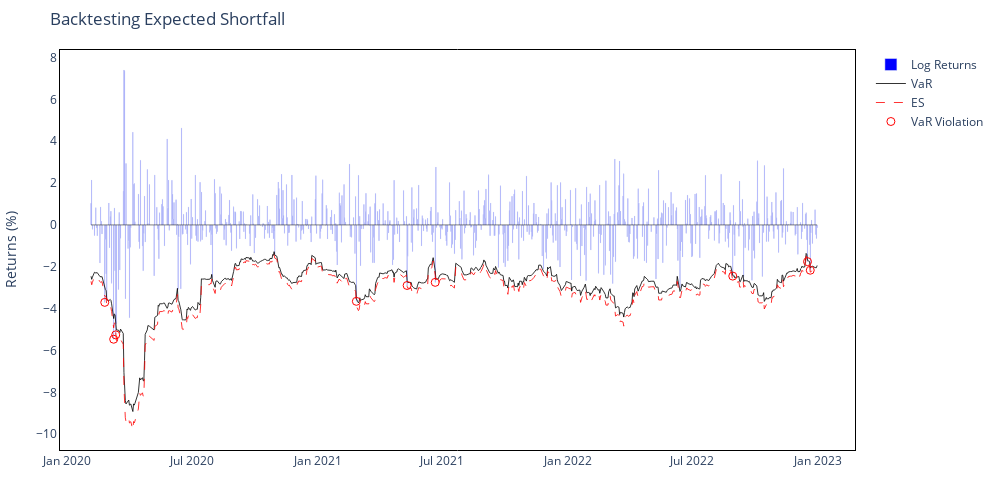
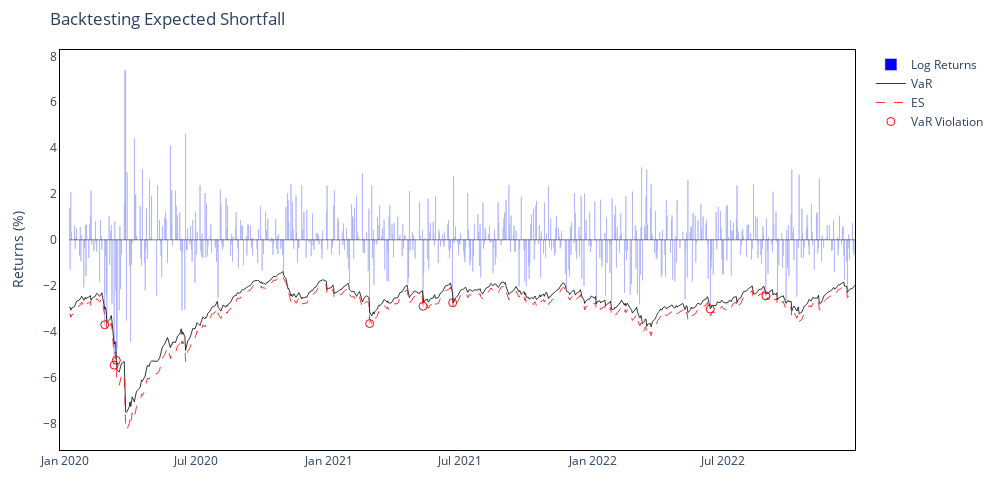

Notebook code for these charts, in order:
### Code cell
# Plot MA model results
fig_ma_es = IP.interactive_plot_es(result_ma)
fig_ma_es.show()

# Plot RiskMetrics model results
fig_rm_es = IP.interactive_plot_es(result_rm)
fig_rm_es.show()

### Figure 1 — Plotly figure (JSON) as saved in the notebook; plotly's stock layout.template omitted (floating-point values rounded to 4 significant figures; data arrays with more than 128 entries replaced by an {"elided": "..."} marker saying what was removed)
{"data": [{"hovertemplate": "Date: %{x}<br>Return: %{y:.2f}%", "marker": {"color": "blue"}, "name": "Log Returns", "opacity": 1, "type": "bar", "x": {"elided": "674 str values"}, "y": {"elided": "674 float values"}}, {"customdata": {"elided": "674 float values"}, "hovertemplate": "Date: %{x}<br>VaR: %{customdata:.2f}%", "line": {"color": "black", "width": 0.8}, "mode": "lines", "name": "VaR", "type": "scatter", "x": {"elided": "674 str values"}, "y": {"elided": "674 float values"}}, {"customdata": {"elided": "674 float values"}, "hovertemplate": "Date: %{x}<br>ES: %{customdata:.2f}%", "line": {"color": "red", "dash": "dash", "width": 0.8}, "mode": "lines", "name": "ES", "type": "scatter", "x": {"elided": "674 str values"}, "y": {"elided": "674 float values"}}, {"hovertemplate": "Date: %{x}<br>Return: %{y:.2f}%", "marker": {"color": "red", "size": 8, "symbol": "circle-open"}, "mode": "markers", "name": "VaR Violation", "type": "scatter", "x": ["2020-02-25T00:00:00", "2020-03-09T00:00:00", "2020-03-12T00:00:00", "2021-02-26T00:00:00", "2021-05-11T00:00:00", "2021-06-21T00:00:00", "2022-08-29T00:00:00", "2022-12-16T00:00:00", "2022-12-20T00:00:00"], "y": [-3.701, -5.463, -5.254, -3.651, -2.894, -2.744, -2.446, -1.755, -2.165]}], "layout": {"height": 500, "hovermode": "x unified", "margin": {"b": 50, "l": 60, "r": 60, "t": 50}, "paper_bgcolor": "white", "plot_bgcolor": "white", "shapes": [{"line": {"color": "black", "width": 0.5}, "type": "line", "x0": "2020-02-05T00:00:00", "x1": "2022-12-30T00:00:00", "xref": "x", "y0": 0, "y1": 0, "yref": "y"}], "title": {"text": "Backtesting Expected Shortfall"}, "width": 1000, "xaxis": {"linecolor": "black", "linewidth": 1, "mirror": true, "showline": true}, "yaxis": {"linecolor": "black", "linewidth": 1, "mirror": true, "showline": true, "title": {"text": "Returns (%)"}}}}

### Figure 2 — Plotly figure (JSON) as saved in the notebook; plotly's stock layout.template omitted (floating-point values rounded to 4 significant figures; data arrays with more than 128 entries replaced by an {"elided": "..."} marker saying what was removed)
{"data": [{"hovertemplate": "Date: %{x}<br>Return: %{y:.2f}%", "marker": {"color": "blue"}, "name": "Log Returns", "opacity": 1, "type": "bar", "x": {"elided": "693 str values"}, "y": {"elided": "693 float values"}}, {"customdata": {"elided": "693 float values"}, "hovertemplate": "Date: %{x}<br>VaR: %{customdata:.2f}%", "line": {"color": "black", "width": 0.8}, "mode": "lines", "name": "VaR", "type": "scatter", "x": {"elided": "693 str values"}, "y": {"elided": "693 float values"}}, {"customdata": {"elided": "693 float values"}, "hovertemplate": "Date: %{x}<br>ES: %{customdata:.2f}%", "line": {"color": "red", "dash": "dash", "width": 0.8}, "mode": "lines", "name": "ES", "type": "scatter", "x": {"elided": "693 str values"}, "y": {"elided": "693 float values"}}, {"hovertemplate": "Date: %{x}<br>Return: %{y:.2f}%", "marker": {"color": "red", "size": 8, "symbol": "circle-open"}, "mode": "markers", "name": "VaR Violation", "type": "scatter", "x": ["2020-02-25T00:00:00", "2020-03-09T00:00:00", "2020-03-12T00:00:00", "2021-02-26T00:00:00", "2021-05-11T00:00:00", "2021-06-21T00:00:00", "2022-06-13T00:00:00", "2022-08-29T00:00:00"], "y": [-3.701, -5.463, -5.254, -3.651, -2.894, -2.744, -3.019, -2.446]}], "layout": {"height": 500, "hovermode": "x unified", "margin": {"b": 50, "l": 60, "r": 60, "t": 50}, "paper_bgcolor": "white", "plot_bgcolor": "white", "shapes": [{"line": {"color": "black", "width": 0.5}, "type": "line", "x0": "2020-01-07T00:00:00", "x1": "2022-12-30T00:00:00", "xref": "x", "y0": 0, "y1": 0, "yref": "y"}], "title": {"text": "Backtesting Expected Shortfall"}, "width": 1000, "xaxis": {"linecolor": "black", "linewidth": 1, "mirror": true, "showline": true}, "yaxis": {"linecolor": "black", "linewidth": 1, "mirror": true, "showline": true, "title": {"text": "Returns (%)"}}}}
